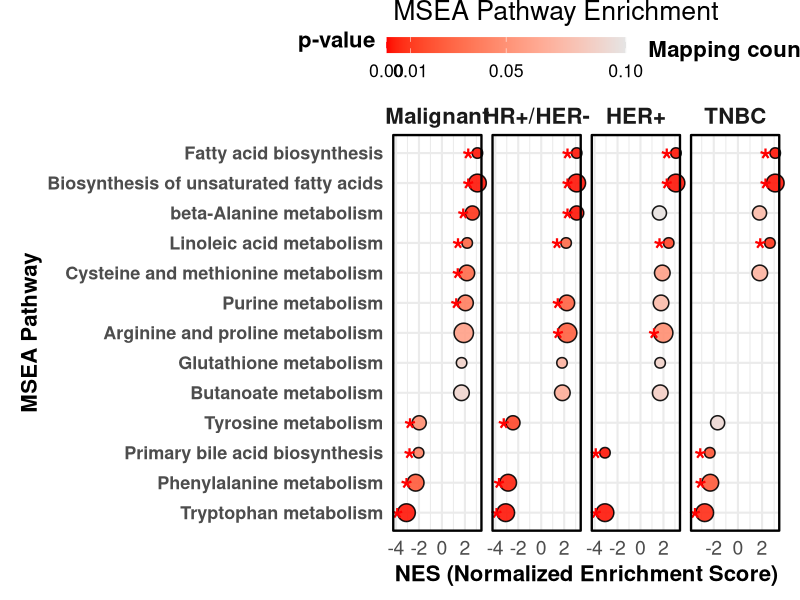

This figure's R source:
library(tidyverse)
library(readr)
library(forcats)

# ===== 1. 读取 MSEA 数据 =====
df1 <- read_tsv("Table 4c.MSEA Enrichment of classification_1-vs-benign.xls")
df2 <- read_tsv("Table 4c.MSEA Enrichment of classification_2-vs-benign.xls")
df3 <- read_tsv("Table 4c.MSEA Enrichment of classification_3-vs-benign.xls")
df4 <- read_tsv("Table 4c.MSEA Enrichment of malignant-vs-benign.xls")

df1$Group <- "Class1 vs Benign"
df2$Group <- "Class2 vs Benign"
df3$Group <- "Class3 vs Benign"
df4$Group <- "Malignant vs Benign"

df_all <- bind_rows(df1, df2, df3, df4)

# ===== 2. 数据处理 =====
df_all <- df_all %>%
  mutate(
    p.value = ifelse(p.value > 1, 1, p.value),
    sig = ifelse(p.value < 0.05, "*", "")
  )

# 只保留 p 值 < 0.01 的通路
df_all <- df_all %>%
  filter(p.value < 0.1)

# 如果需要，仍然要求至少出现在 3 个 Group
term_count <- df_all %>%
  group_by(Terms) %>%
  summarise(n_group = n_distinct(Group), .groups = "drop")

keep_terms <- term_count %>%
  filter(n_group >= 3) %>%
  pull(Terms)

# 按 malignant-vs-benign 的 NES 排序
malignant_order <- df_all %>%
  filter(Group == "Malignant vs Benign", Terms %in% keep_terms) %>%
  arrange(NES) %>%
  pull(Terms)

df_plot <- df_all %>%
  filter(Terms %in% keep_terms) %>%
  mutate(
    Terms = factor(Terms, levels = malignant_order),
    Group = factor(Group, levels = c("Malignant vs Benign",
                                     "Class1 vs Benign",
                                     "Class2 vs Benign",
                                     "Class3 vs Benign"))
  ) %>%
  mutate(Group = fct_recode(Group,
                            "Malignant" = "Malignant vs Benign",
                            "HR+/HER-" = "Class1 vs Benign",
                            "HER+"     = "Class2 vs Benign",
                            "TNBC"     = "Class3 vs Benign"))

# ===== 3. 绘图 =====
p <- ggplot(df_plot, aes(x = NES, y = Terms)) +
  geom_point(aes(size = Count, fill = p.value),
             shape = 21, color = "black", stroke = 0.8, alpha = 0.9) +
  geom_text(aes(label = sig),
            nudge_x = -0.8, vjust = 0.8,
            size = 8, color = "red", fontface = "bold") +
  scale_fill_gradient(
    low = "red", high = "grey90",
    limits = c(0, 0.1),                     # 限制范围到 0–0.1
    breaks = c(0, 0.01, 0.05, 0.1),         # 设置刻度
    guide = guide_colorbar(
      barwidth = 12,
      barheight = 0.8,
      title.position = "left",
      title.vjust = 1.2
    )
  ) +
  scale_size(range = c(3, 6), breaks = c(2, 6, 10), name = "Mapping count") +
  facet_wrap(~Group, scales = "free_x", nrow = 1) +
  theme_minimal(base_size = 16) +
  theme(
    axis.text.y = element_text(face = "bold", size = 13),
    axis.text.x = element_text(size = 14),
    axis.title = element_text(face = "bold", size = 16),
    legend.title = element_text(face = "bold", size = 16),
    legend.position = "top",
    legend.direction = "horizontal",
    legend.box = "horizontal",
    legend.spacing.y = unit(0.1, "cm"),
    legend.margin = margin(b = -5),
    strip.text = element_text(face = "bold", size = 16),
    panel.border = element_rect(color = "black", fill = NA, linewidth = 0.8),
    plot.margin = margin(t = 0, r = 15, b = 10, l = 15)
  ) +
  labs(
    x = "NES (Normalized Enrichment Score)",
    y = "MSEA Pathway",
    fill = "p-value",
    title = "MSEA Pathway Enrichment"
  ) +
  coord_cartesian(clip = "off")

ggsave("Figure4G.png", p, width = 10, height = 8, dpi = 300)
